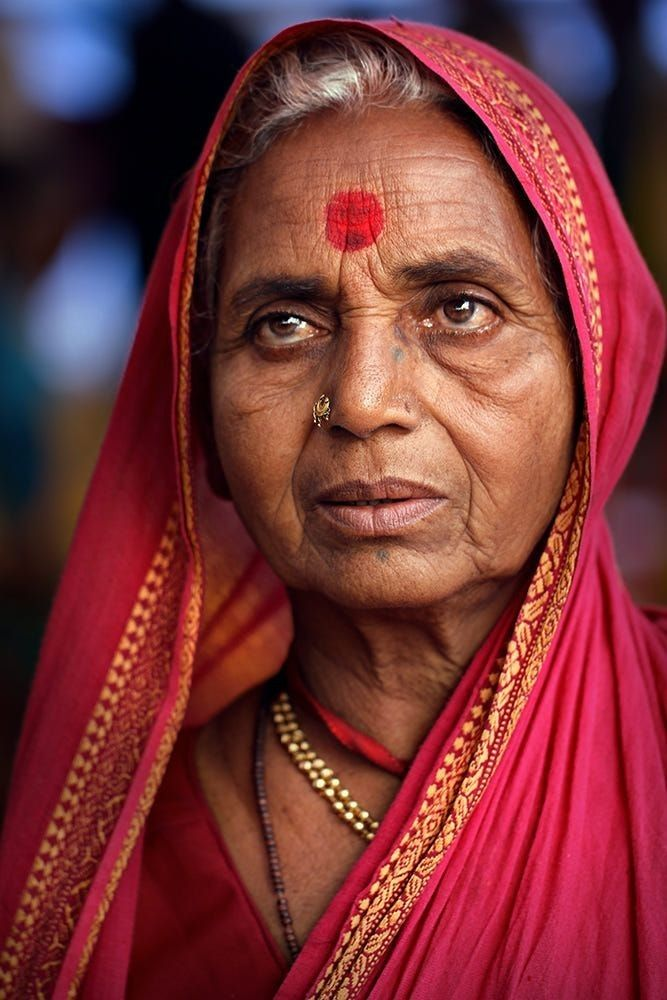
#> input picture data/originals/img_001.jpg, 667 x 1000 px; its folder holds only this picture in this run; the run also reads 1 picture not shown here
$ python dataset_builder.py ../data/originals
#> lines starting #> are read from the running program, lines starting #| are printed output that depends on the picture
#!/usr/bin/env python3

import argparse
import csv
import hashlib
import random
import shutil
from pathlib import Path

from PIL import Image, ImageEnhance


SUPPORTED_EXTENSIONS = {
    ".jpg",
    ".jpeg",
    ".png",
    ".webp",
    ".bmp",
}

RANDOM_SEED = 42

# Number of negative pairs to generate.
NEGATIVE_PAIR_COUNT = 100


# ---------------------------------------------------------------------------
# Utility functions
# ---------------------------------------------------------------------------

def calculate_sha256(path: Path) -> str:
    """Calculate SHA-256 checksum for a file."""
    sha256 = hashlib.sha256()

    with path.open("rb") as f:
        while chunk := f.read(1024 * 1024):
            sha256.update(chunk)

    return sha256.hexdigest()


def get_image_files(raw_dir: Path) -> list[Path]:
    """Return supported image files from raw directory."""
    return sorted(
        path
        for path in raw_dir.iterdir()
        if path.is_file()
        and path.suffix.lower() in SUPPORTED_EXTENSIONS
    )


def ensure_directories(base_dir: Path) -> None:
    """Create required project directories."""

    directories = [
        base_dir / "data" / "originals",
        base_dir / "data" / "variants",
        base_dir / "data" / "metadata",
        base_dir / "data" / "ground_truth",
        base_dir / "evaluation",
    ]

    for directory in directories:
        directory.mkdir(parents=True, exist_ok=True)


def save_csv(path: Path, fieldnames: list[str], rows: list[dict]) -> None:
    """Write rows to CSV."""

    with path.open("w", newline="", encoding="utf-8") as f:
        writer = csv.DictWriter(
            f,
            fieldnames=fieldnames,
        )

        writer.writeheader()
        writer.writerows(rows)


# ---------------------------------------------------------------------------
# Original images
# ---------------------------------------------------------------------------

def process_originals(
    raw_files: list[Path],
    project_dir: Path,
) -> tuple[list[dict], list[dict]]:
    """
    Copy originals and create image metadata.

    Returns:
        image_records
        transformation_records
    """

    originals_dir = project_dir / "data" / "originals"

    image_records = []
    transformation_records = []

    for index, source_path in enumerate(raw_files, start=1):

        image_id = f"img_{index:03d}"

        destination = originals_dir / f"{image_id}{source_path.suffix.lower()}"

        shutil.copy2(source_path, destination)

        with Image.open(source_path) as image:
            width, height = image.size
            image_format = image.format

        image_records.append(
            {
                "image_id": image_id,
                "filename": destination.name,
                "source_filename": source_path.name,
                "type": "original",
                "parent_id": "",
                "transformation": "",
                "parameters": "",
                "width": width,
                "height": height,
                "format": image_format,
                "sha256": calculate_sha256(destination),
                "category": "TODO",
                "human_review": "TODO",
            }
        )

    return image_records, transformation_records


# ---------------------------------------------------------------------------
# Transformations
# ---------------------------------------------------------------------------

def create_resize_variant(image: Image.Image) -> Image.Image:
    """Resize image to 50%."""
    width, height = image.size

    return image.resize(
        (
            max(1, width // 2),
            max(1, height // 2),
        )
    )


def create_crop_variant(image: Image.Image) -> Image.Image:
    """Crop approximately 15% from each side."""

    width, height = image.size

    crop_x = int(width * 0.15)
    crop_y = int(height * 0.15)

    left = crop_x
    top = crop_y
    right = width - crop_x
    bottom = height - crop_y

    return image.crop((left, top, right, bottom))


def create_jpeg_variant(image: Image.Image) -> Image.Image:
    """
    JPEG compression is handled when saving.
    The image itself does not need modification.
    """
    return image.copy()


def create_brightness_variant(image: Image.Image) -> Image.Image:
    """Increase brightness by approximately 20%."""
    enhancer = ImageEnhance.Brightness(image)

    return enhancer.enhance(1.2)


def create_rotation_variant(image: Image.Image) -> Image.Image:
    """Rotate image by 5 degrees."""
    return image.rotate(
        5,
        expand=True,
        fillcolor="white",
    )


def save_variant(
    image: Image.Image,
    output_path: Path,
    transformation: str,
    jpeg_quality: int | None = None,
) -> None:
    """Save a generated image variant."""

    if output_path.suffix.lower() in {".jpg", ".jpeg"}:

        if image.mode not in ("RGB", "L"):
            image = image.convert("RGB")

        save_kwargs = {}

        if jpeg_quality is not None:
            save_kwargs["quality"] = jpeg_quality

        image.save(
            output_path,
            format="JPEG",
            **save_kwargs,
        )

    else:
        image.save(output_path)


def create_variants(
    image_records: list[dict],
    project_dir: Path,
) -> tuple[list[dict], list[dict]]:
    """
    Create controlled variants.

    Returns:
        variant image records
        positive ground-truth relationships
    """

    variants_dir = project_dir / "data" / "variants"

    variant_records = []
    positive_pairs = []

    for record in image_records:

        parent_id = record["image_id"]

        original_path = (
            project_dir
            / "data"
            / "originals"
            / record["filename"]
        )

        with Image.open(original_path) as source_image:

            transformations = [
                (
                    "resize_50",
                    "50%",
                    create_resize_variant(source_image),
                ),
                (
                    "crop_15",
                    "15% border crop",
                    create_crop_variant(source_image),
                ),
                (
                    "brightness_20",
                    "+20% brightness",
                    create_brightness_variant(source_image),
                ),
                (
                    "rotate_5",
                    "+5 degrees",
                    create_rotation_variant(source_image),
                ),
                (
                    "jpeg_quality_50",
                    "JPEG quality=50",
                    create_jpeg_variant(source_image),
                ),
            ]

            for transformation, parameters, variant_image in transformations:

                variant_id = f"{parent_id}_{transformation}"

                # Save all variants as JPEG.
                output_path = variants_dir / f"{variant_id}.jpg"

                jpeg_quality = (
                    50
                    if transformation == "jpeg_quality_50"
                    else 95
                )

                save_variant(
                    variant_image,
                    output_path,
                    transformation,
                    jpeg_quality,
                )

                with Image.open(output_path) as saved_image:
                    width, height = saved_image.size
                    image_format = saved_image.format

                variant_records.append(
                    {
                        "image_id": variant_id,
                        "filename": output_path.name,
                        "source_filename": "",
                        "type": "variant",
                        "parent_id": parent_id,
                        "transformation": transformation,
                        "parameters": parameters,
                        "width": width,
                        "height": height,
                        "format": image_format,
                        "sha256": calculate_sha256(output_path),
                        "category": "",
                        "human_review": "",
                    }
                )

                positive_pairs.append(
                    {
                        "query_id": parent_id,
                        "candidate_id": variant_id,
                        "label": 1,
                        "relationship": transformation,
                        "review_status": "AUTO",
                    }
                )

    return variant_records, positive_pairs


# ---------------------------------------------------------------------------
# Negative pairs
# ---------------------------------------------------------------------------

def create_negative_pairs(
    image_records: list[dict],
    variant_records: list[dict],
    positive_pairs: list[dict],
) -> list[dict]:
    """
    Create unrelated image pairs.

    These are proposed negatives and require human review.
    """

    random.seed(RANDOM_SEED)

    all_images = (
        [record["image_id"] for record in image_records]
        + [record["image_id"] for record in variant_records]
    )

    positive_set = {
        (pair["query_id"], pair["candidate_id"])
        for pair in positive_pairs
    }

    candidates = []

    for query_id in all_images:

        for candidate_id in all_images:

            if query_id == candidate_id:
                continue

            if (query_id, candidate_id) in positive_set:
                continue

            candidates.append(
                (query_id, candidate_id)
            )

    random.shuffle(candidates)

    selected = candidates[:NEGATIVE_PAIR_COUNT]

    negative_pairs = []

    for query_id, candidate_id in selected:

        negative_pairs.append(
            {
                "query_id": query_id,
                "candidate_id": candidate_id,
                "label": 0,
                "relationship": "TODO_VERIFY_UNRELATED",
                "review_status": "TODO",
            }
        )

    return negative_pairs


# ---------------------------------------------------------------------------
# Evaluation definition
# ---------------------------------------------------------------------------

def create_metrics_file(project_dir: Path) -> None:

    path = project_dir / "evaluation" / "metrics.md"

    content = """# Evaluation Metrics

These metrics will be used in later experiments.

## Primary metric

### Recall@K

Of all known true matches, how many appear in the top K results?

Measure:

- Recall@1
- Recall@5
- Recall@10

## Secondary metrics

### Precision@K

Of the top K returned candidates, how many are true matches?

Measure:

- Precision@5
- Precision@10

### Mean Reciprocal Rank (MRR)

Measures how highly the first correct match appears.

### False Positive Rate

Measures incorrect matches against known negative relationships.

## Experimental comparison

Every matching experiment should record:

- Method
- Dataset
- Transformation
- Recall@1
- Recall@5
- Recall@10
- Precision@5
- Precision@10
- MRR
- False positives

The main hypothesis is concerned with whether combining multiple
independent signals improves recall compared with a single matching
technique.
"""

    path.write_text(content, encoding="utf-8")


# ---------------------------------------------------------------------------
# TODO file
# ---------------------------------------------------------------------------

def create_todo_file(
    project_dir: Path,
    image_count: int,
    variant_count: int,
    negative_count: int,
) -> None:

    path = project_dir / "TODO.md"

    content = f"""# Day 1 Dataset TODO

Dataset generated automatically.

## Dataset

- [ ] Review {image_count} original images
- [ ] Confirm originals are legally usable for the POC
- [ ] Confirm image diversity is adequate
- [ ] Identify images containing faces
- [ ] Identify images containing text
- [ ] Identify visually similar images

## Ground truth

- [ ] Review {negative_count} proposed negative pairs
- [ ] Confirm proposed negatives are genuinely unrelated
- [ ] Identify useful hard-negative pairs
- [ ] Add additional manually selected negative pairs if required

## Transformations

- [ ] Visually inspect representative variants
- [ ] Confirm transformations are realistic enough for the experiment

## Evaluation

- [ ] Review evaluation/metrics.md
- [ ] Confirm Recall@K will be the primary measure

## Day 2

- [ ] Build first single-signal baseline matcher
"""
    path.write_text(content, encoding="utf-8")


# ---------------------------------------------------------------------------
# README
# ---------------------------------------------------------------------------

def create_readme(project_dir: Path) -> None:

    path = project_dir / "README.md"

    content = """# Image Matching POC

One-week POC investigating:

> Can a free/open-source multi-signal image matching pipeline
> substantially increase recall compared with a single matching technique?

## Dataset generation

Place raw images in:

    raw_files/

Then run:

    python3 src/dataset_builder.py raw_files/

The script creates:

    data/originals/
    data/variants/
    data/metadata/
    data/ground_truth/
    evaluation/

No image matching is performed by the dataset builder.

Ground truth generated from controlled transformations is automatic.

Human judgement is represented using TODO fields.
"""

    path.write_text(content, encoding="utf-8")


# ---------------------------------------------------------------------------
# Main
# ---------------------------------------------------------------------------

def main():

    parser = argparse.ArgumentParser(
        description="Build Day-1 dataset for image matching POC."
    )

    parser.add_argument(
        "raw_directory",
        type=Path,
        help="Directory containing raw image files.",
    )

    parser.add_argument(
        "--project-dir",
        type=Path,
        default=Path.cwd(),
        help="Root directory of the POC project.",
    )

    args = parser.parse_args()

    raw_dir = args.raw_directory.resolve()
    project_dir = args.project_dir.resolve()

    if not raw_dir.exists():
        raise SystemExit(
            f"Raw directory does not exist: {raw_dir}"
        )

    raw_files = get_image_files(raw_dir)

    if not raw_files:
        raise SystemExit(
            "No supported image files found."
        )

    print()
    print("IMAGE MATCHING POC - DAY 1")
    print("=" * 40)
    print(f"Raw directory: {raw_dir}")
    print(f"Images found:  {len(raw_files)}")
    print()

    if len(raw_files) < 20:
        print(
            "WARNING: Fewer than 20 images found."
        )

    if len(raw_files) > 30:
        print(
            "WARNING: More than 30 images found."
        )

    ensure_directories(project_dir)

    # Originals
    print("Processing originals...")

    image_records, _ = process_originals(
        raw_files,
        project_dir,
    )
#> in process_originals, image is the input picture: PIL image 667x1000 RGB; mean R, G, B 122.2, 52.9, 56.1

    # Variants
    print("Generating controlled variants...")

    variant_records, positive_pairs = create_variants(
        image_records,
        project_dir,
    )
#> in create_crop_variant, `width, height = image.size`: width = 667; height = 1000
#> in create_crop_variant, `crop_x = int(width * 0.15)`: crop_x = 100
#> in create_crop_variant, `crop_y = int(height * 0.15)`: crop_y = 150
#> in create_crop_variant, `left = crop_x`: left = 100
#> in create_crop_variant, `top = crop_y`: top = 150
#> in create_crop_variant, `right = width - crop_x`: right = 567
#> in create_crop_variant, `bottom = height - crop_y`: bottom = 850
#> in create_crop_variant, `return image.crop((left, top, right, bottom))`:
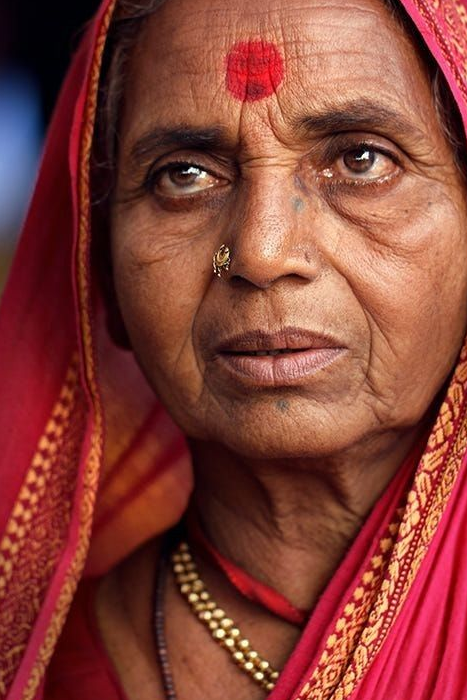
#> returned value: PIL image 467x700 RGB; mean R, G, B 134.5, 64.4, 55
#> in create_brightness_variant, `return enhancer.enhance(1.2)`:
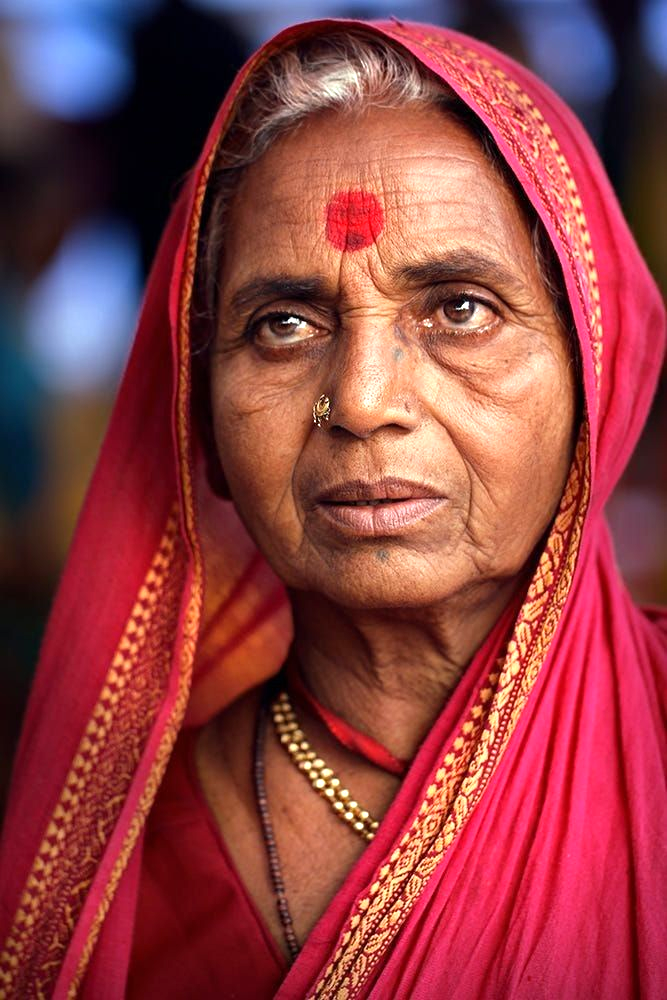
#> returned value: PIL image 667x1000 RGB; mean R, G, B 143.9, 63, 66.9
#> in create_rotation_variant, `return image.rotate( 5, expand=True, fillcolor="white", )`:
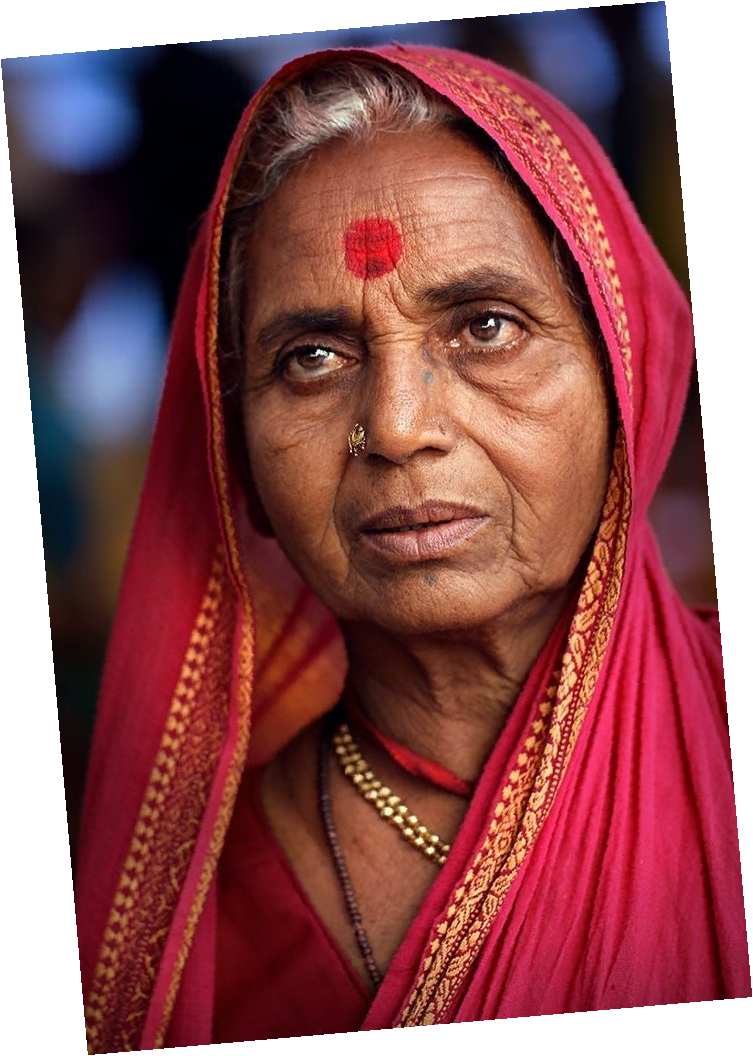
#> returned value: PIL image 753x1056 RGB; mean R, G, B 143.6, 85.5, 88.1
#> in create_variants, `variant_id = f"{parent_id}_{transformation}"`: variant_id = 'img_001_resize_50'
#> in create_variants, `jpeg_quality = ( 50 if transformation == "jpeg_quality_50" else 95 )`: jpeg_quality = 95

    # Negatives
    print("Generating proposed negative pairs...")

    negative_pairs = create_negative_pairs(
        image_records,
        variant_records,
        positive_pairs,
    )

    # Metadata
    all_records = image_records + variant_records

    save_csv(
        project_dir
        / "data"
        / "metadata"
        / "images.csv",
        [
            "image_id",
            "filename",
            "source_filename",
            "type",
            "parent_id",
            "transformation",
            "parameters",
            "width",
            "height",
            "format",
            "sha256",
            "category",
            "human_review",
        ],
        all_records,
    )

    # Transformation metadata
    transformation_rows = [
        {
            "image_id": record["image_id"],
            "parent_id": record["parent_id"],
            "transformation": record["transformation"],
            "parameters": record["parameters"],
        }
        for record in variant_records
    ]

    save_csv(
        project_dir
        / "data"
        / "metadata"
        / "transformations.csv",
        [
            "image_id",
            "parent_id",
            "transformation",
            "parameters",
        ],
        transformation_rows,
    )

    # Ground truth
    save_csv(
        project_dir
        / "data"
        / "ground_truth"
        / "positive_pairs.csv",
        [
            "query_id",
            "candidate_id",
            "label",
            "relationship",
            "review_status",
        ],
        positive_pairs,
    )

    save_csv(
        project_dir
        / "data"
        / "ground_truth"
        / "negative_pairs.csv",
        [
            "query_id",
            "candidate_id",
            "label",
            "relationship",
            "review_status",
        ],
        negative_pairs,
    )

    # Documentation
    create_metrics_file(project_dir)

    create_todo_file(
        project_dir,
        len(image_records),
        len(variant_records),
        len(negative_pairs),
    )

    create_readme(project_dir)

    print()
    print("=" * 40)
    print("DATASET BUILD COMPLETE")
    print("=" * 40)
    print(f"Original images:  {len(image_records)}")
    print(f"Variants:         {len(variant_records)}")
    print(f"Positive pairs:   {len(positive_pairs)}")
    print(f"Negative pairs:   {len(negative_pairs)}")
    print()
    print("Review:")
    print("  TODO.md")
    print("  data/ground_truth/negative_pairs.csv")
    print()
    print("Day 1 dataset is ready for human review.")


if __name__ == "__main__":
    main()
